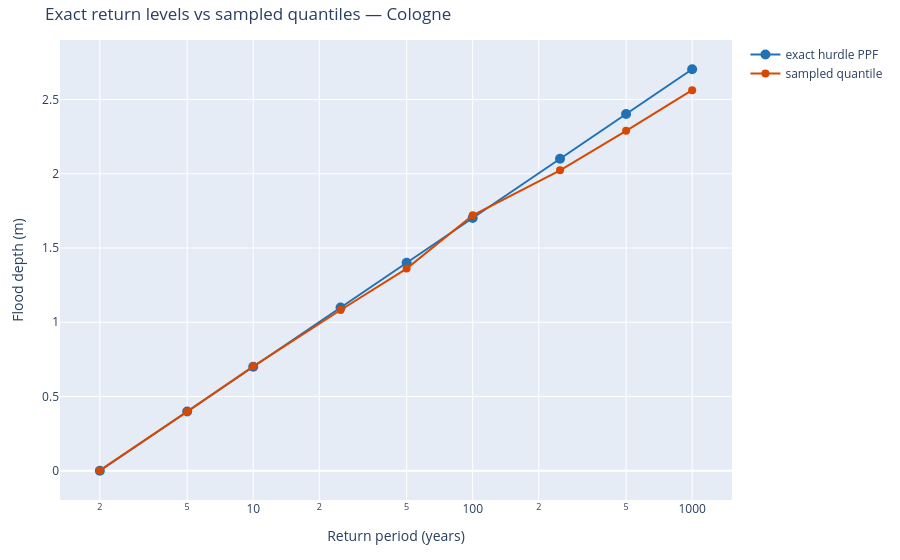

The notebook cell saved with this chart:
### Markdown cell above
## 4. Visualize

### Code cell
fig_fit = go.Figure()
fig_fit.add_trace(
    go.Scatter(
        x=compare["return_period"],
        y=compare["exact_ppf"],
        mode="markers+lines",
        name="exact hurdle PPF",
        marker=dict(size=10, color="#2171B5"),
    )
)
fig_fit.add_trace(
    go.Scatter(
        x=compare["return_period"],
        y=compare["sampled_quantile"],
        mode="markers+lines",
        name="sampled quantile",
        marker=dict(size=8, color="#D94801"),
    )
)
fig_fit.update_layout(
    title="Exact return levels vs sampled quantiles — Cologne",
    xaxis_title="Return period (years)",
    yaxis_title="Flood depth (m)",
    xaxis_type="log",
    margin=dict(l=60, r=40, t=40, b=60),
)
fig_fit.show()

### Figure 1 — Plotly figure (JSON) as saved in the notebook; plotly's stock layout.template omitted (floating-point values rounded to 4 significant figures)
{"data": [{"marker": {"color": "#2171B5", "size": 10}, "mode": "markers+lines", "name": "exact hurdle PPF", "type": "scatter", "x": [2.0, 5.0, 10.0, 25.0, 50.0, 100.0, 250.0, 500.0, 1000.0], "y": [0.0, 0.3986, 0.7002, 1.099, 1.4, 1.702, 2.101, 2.402, 2.704]}, {"marker": {"color": "#D94801", "size": 8}, "mode": "markers+lines", "name": "sampled quantile", "type": "scatter", "x": [2.0, 5.0, 10.0, 25.0, 50.0, 100.0, 250.0, 500.0, 1000.0], "y": [0.002437, 0.3977, 0.7031, 1.083, 1.362, 1.72, 2.023, 2.289, 2.563]}], "layout": {"margin": {"b": 60, "l": 60, "r": 40, "t": 40}, "title": {"text": "Exact return levels vs sampled quantiles — Cologne"}, "xaxis": {"title": {"text": "Return period (years)"}, "type": "log"}, "yaxis": {"title": {"text": "Flood depth (m)"}}}}
